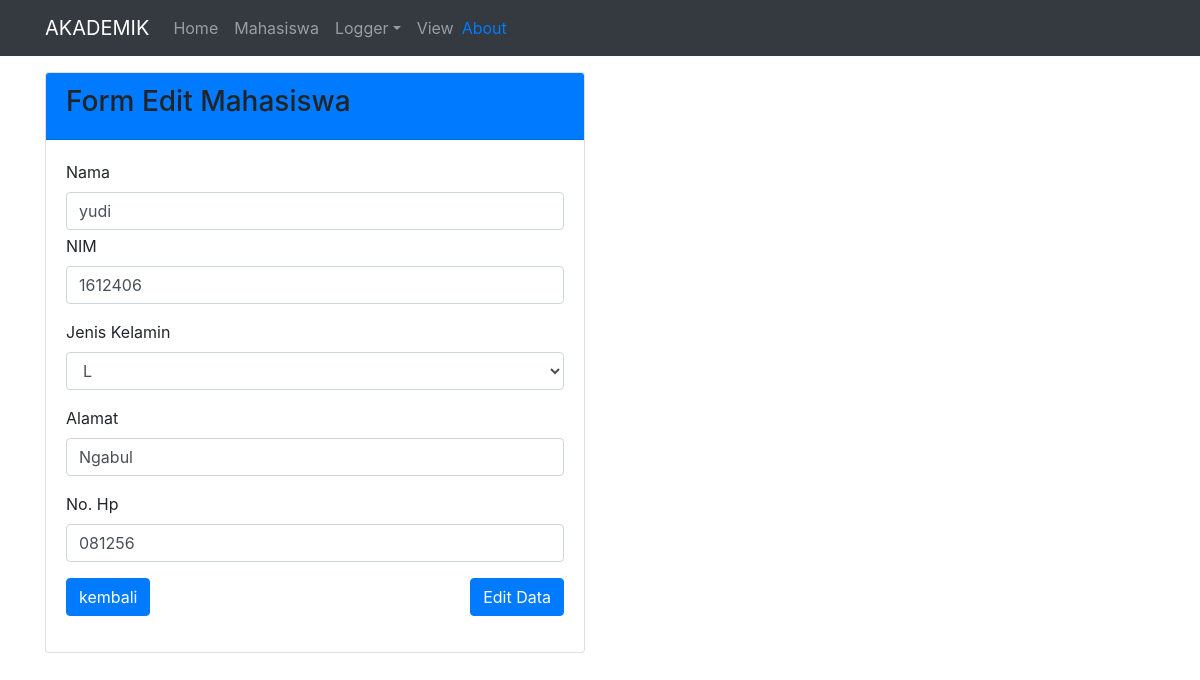
The page /mahasiswa/edit/6 on the database as committed earlier.
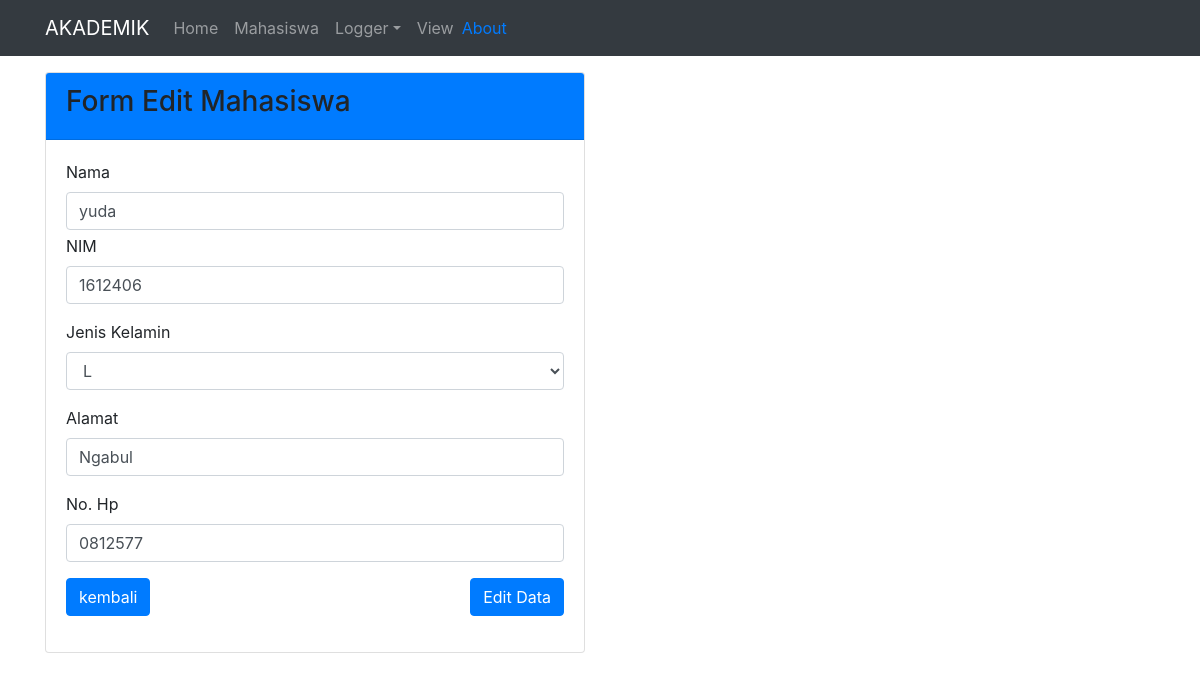
The same page on the database as committed later.
### tables this page shows
CREATE TABLE `mhs` (
  `id_mhs` int(11) NOT NULL,
  `nim_mhs` varchar(20) DEFAULT NULL,
  `nama_mhs` varchar(50) DEFAULT NULL,
  `jenis_kelamin` enum('L','P') DEFAULT NULL,
  `alamat` varchar(100) DEFAULT NULL,
  `no_hp` varchar(15) NOT NULL
);

### application/controllers/Mahasiswa.php (called while the page is built, shortened)
<?php
class Mahasiswa extends CI_Controller
{
    public function __construct()
    {
        $this->load->model('Mhs_model');
        $this->load->library('form_validation');
    }
    public function edit($id)
    {
        $data['judul'] = 'Edit Mahasiswa';
        $data['mhs'] = $this->Mhs_model->detailDataMhs($id);
        $data['gender'] = ['L', 'P'];
        $this->form_validation->set_rules('nama', 'Nama', 'required');
        $this->form_validation->set_rules('nim', 'NIM', 'required|numeric');
        $this->form_validation->set_rules('gender', 'Jenis Kelamin', 'required');
        $this->form_validation->set_rules('alamat', 'Alamat', 'required');
        $this->form_validation->set_rules('nope', 'No. HP', 'required|numeric');
        if ($this->form_validation->run() == FALSE) {
            $this->load->view('template/header', $data);
            $this->load->view('mhs/edit', $data);
            $this->load->view('template/footer');
        } else {
            $this->Mhs_model->editMhs();
            $this->session->set_flashdata('flash', 'diedit');
            redirect('mahasiswa');
        }
    }
}

### index.php (called while the page is built, shortened)
<?php
require_once BASEPATH.'core/CodeIgniter.php';

### application/models/Mhs_model.php (called while the page is built, shortened)
<?php
class Mhs_model extends CI_Model
{
    public function detailDataMhs($id)
    {
        return $this->db->get_where('mhs', ['id_mhs' => $id])->row_array();
    }
}

### application/views/mhs/edit.php (the view, shortened to what this page needs)
<div class="container">
    <div class="row mt-3">
        <div class="col-md-6">
            <div class="card">
                <div class="card-header bg-primary">
                    <h3>Form Edit Mahasiswa</h3>
                </div>
                <div class="card-body">
                    <form action="" method="post">
                        <div class="form-group">
                            <label for="nama">Nama</label>
                            <input type="text" class="form-control" name="nama" id="nama" value="<?= $mhs['nama_mhs']; ?>">
                            <div class="form-group">
                                <label for="nim">NIM</label>
                                <input type="text" class="form-control" name="nim" id="nim" value="<?= $mhs['nim_mhs']; ?>">
                            </div>
                            <div class="form-group">
                                <label for="gender">Jenis Kelamin</label>
                                <select class="form-control" name="gender" id="gender">
                                    <?php foreach ($gender as $jk) : ?>
                                        <?php if ($jk == $mhs['jenis_kelamin']) : ?>
                                            <option value="<?= $jk; ?>" selected><?= $jk; ?></option>
                                        <?php else : ?>
                                            <option value="<?= $jk; ?>"><?= $jk; ?></option>
                                        <?php endif; ?>
                                    <?php endforeach; ?>
                                </select>
                            </div>
                            <div class="form-group">
                                <label for="alamat">Alamat</label>
                                <input type="text" class="form-control" name="alamat" id="alamat" value="<?= $mhs['alamat']; ?>">
                            </div>
                            <div class="form-group">
                                <label for="nope">No. Hp</label>
                                <input type="text" class="form-control" name="nope" id="nope" value="<?= $mhs['no_hp']; ?>">
                            </div>
                            <a class="btn btn-primary" href="<?= base_url(); ?>mahasiswa">kembali</a>
                            <button type="submit" name="tambah" class="btn btn-primary float-right">Edit Data</button>
                    </form>
                </div>
            </div>
        </div>
    </div>
</div>

Rows that differ between the two databases and show on the page:
changed mhs "Ngabul": nama "yudi" → "yuda"; nope "081256" → "0812577"
